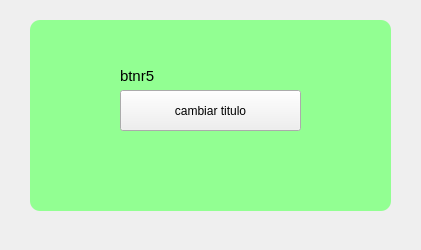
                    <widget class="QWidget" name="page_24">
                     <property name="geometry">
                      <rect>
                       <x>0</x>
                       <y>0</y>
                       <width>421</width>
                       <height>250</height>
                      </rect>
                     </property>
                     <attribute name="label">
                      <string>Page 1</string>
                     </attribute>
                     <widget class="QFrame" name="frame_45">
                      <property name="geometry">
                       <rect>
                        <x>30</x>
                        <y>20</y>
                        <width>361</width>
                        <height>191</height>
                       </rect>
                      </property>
                      <property name="styleSheet">
                       <string notr="true">
#frame_45{
background-color: rgb(146, 255, 146);
border-radius:10px;
}</string>
                      </property>
                      <property name="frameShape">
                       <enum>QFrame::NoFrame</enum>
                      </property>
                      <property name="frameShadow">
                       <enum>QFrame::Raised</enum>
                      </property>
                      <widget class="QPushButton" name="btnr5">
                       <property name="geometry">
                        <rect>
                         <x>90</x>
                         <y>70</y>
                         <width>181</width>
                         <height>41</height>
                        </rect>
                       </property>
                       <property name="text">
                        <string>cambiar titulo</string>
                       </property>
                      </widget>
                      <widget class="QLabel" name="label_107">
                       <property name="geometry">
                        <rect>
                         <x>90</x>
                         <y>40</y>
                         <width>111</width>
                         <height>31</height>
                        </rect>
                       </property>
                       <property name="styleSheet">
                        <string notr="true">font-size:15px;</string>
                       </property>
                       <property name="text">
                        <string>btnr5</string>
                       </property>
                      </widget>
                     </widget>
                    </widget>
